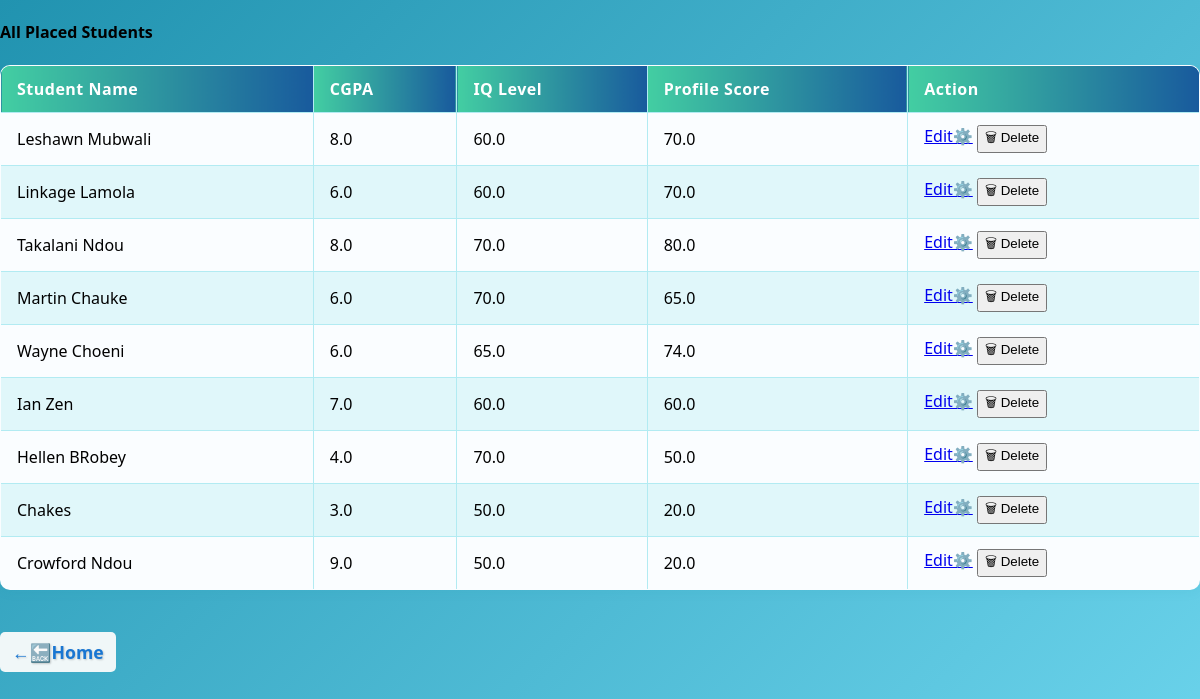
/my_placed_students (signed in), run on an earlier commit of the app's database.
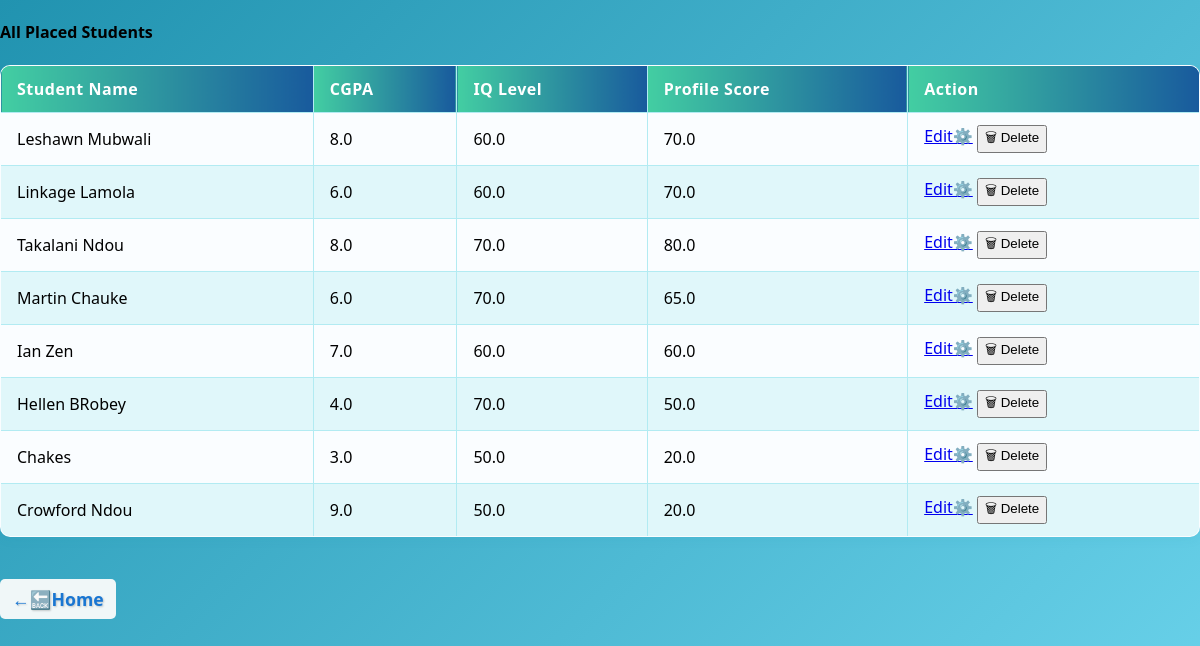
And on a later commit of the database.
### tables this page shows
CREATE TABLE placed_students(
        Id INTEGER PRIMARY KEY AUTOINCREMENT,
        User_id INTEGER,
        Student_name TEXT NOT NULL,
        CGPA REAL,
        IQ_level REAL,
        Profile_score REAL,
        FOREIGN KEY(User_id) REFERENCES users(id)
    );

### app.py (the view)
@app.route("/my_placed_students")
@login_required
def my_placed_students():
    user_id=session.get("user_id")
    conn=get_db_connection()
    placed_students=conn.execute("SELECT * FROM placed_students WHERE User_id=?", (user_id,)).fetchall()
    conn.close()
    return render_template("my_placed_students.html", placed_students=placed_students)

### app.py (called while the page is built)
def get_db_connection():
    conn=sqlite3.connect(DATABASE)
    conn.row_factory=sqlite3.Row
    return conn

def login_required(f):
    @wraps(f)
    def wrapper(*args,**kwargs):
        if "user_id" not in session:
            flash("Please log in to continue.","warning")
            return redirect(url_for("login"))
        return f(*args,**kwargs)
    return wrapper

### templates/my_placed_students.html (shortened to what this page needs)
<!DOCTYPE html>
<html>
<head>
</head>
<body>
    {% if placed_students %}
<h4 class="mt-5 mb-3">All Placed Students</h4>
<div style="overflow-x:auto;">
  <table class="table" border="1" cellpadding="8" style="width:100%;background:#fafdff">
    <thead>
      <tr style="background: linear-gradient(90deg,#43cea2 0%, #185a9d 100%); color:#fff;">
        <th>Student Name</th>
        <th>CGPA</th>
        <th>IQ Level</th>
        <th>Profile Score</th>
        <th>Action</th>
      </tr>
    </thead>
    <tbody>
      {% for student in placed_students %}
      <tr>
        <td>{{ student.Student_name }}</td>
        <td>{{ student.CGPA }}</td>
        <td>{{ student.IQ_level }}</td>
        <td>{{ student.Profile_score }}</td>
        <td>
           <a href="{{ url_for('edit_student', student_id=student.Id) }}">Edit⚙️</a>
           <form action="{{ url_for('delete_student', student_id=student.Id) }}" method="post" style="display:inline;">
           <button type="submit" onclick="return confirm('Are you sure you want to delete this student?');">🗑 Delete</button>
           </form>
        </td>
      </tr>
      {% endfor %}
    </tbody>
  </table>
  <a style="margin-top: 20px; display: inline-block; background-color: #f0f7f8; text-shadow: 1px 1px 2px rgba(0,0,0,0.2);
  border-radius: 5px; padding: 8px 12px;" href="{{ url_for('home')}}" class="back-link" >&larr;🔙Home</a>
</div>
{% else %}
  <p class="mt-5">No students placed yet!</p>
{% endif %}
</body>
</html>

### templates/my_placed_students.html (style rules this page uses)
body { font-family: 'Segoe UI', Arial, sans-serif; margin: 0; padding: 0; background: linear-gradient(135deg, #2193b0 0%, #6dd5ed 100%); min-height: 100vh; }
table { border-collapse: collapse; width: 100%; background: #fafdff; margin-bottom: 22px; border-radius: 10px; overflow: hidden; box-shadow: 0 2px 12px rgba(33,147,176,0.07); }
th, td { border: 1px solid #b2ebf2; padding: 12px 16px; text-align: left; }
th { background: linear-gradient(90deg, #43cea2 0%, #185a9d 100%); color: #fff; font-weight: 600; letter-spacing: 0.5px; }
tr:nth-child(even) { background: #e0f7fa; }
.back-link { text-decoration: none; color: #1976d2; font-weight: bold; font-size: 1.1em; margin-top: 10px; display: inline-block; }

What changed in the data, as far as the page shows it:
removed placed_students: Student_name "Wayne Choeni", CGPA "6.0", IQ_level "65.0", Profile_score "74.0"
